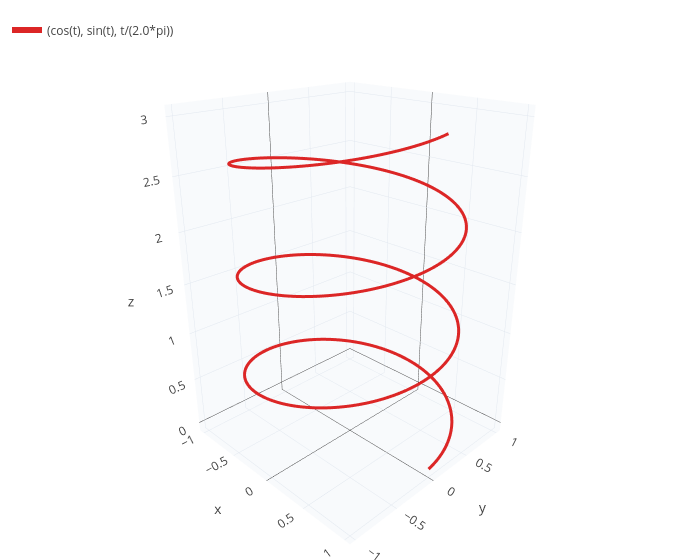

The notebook cell saved with this chart:
### Code cell
parametric3d(cos(t), sin(t), t/(2*pi), t, 0, 6*pi)

### Figure 1 — Plotly figure (JSON) as saved in the notebook; plotly's stock layout.template omitted (floating-point values rounded to 4 significant figures; data arrays with more than 128 entries replaced by an {"elided": "..."} marker saying what was removed)
{"data": [{"line": {"color": "#dc2626", "width": 6}, "mode": "lines", "name": "(cos(t), sin(t), t/(2.0*pi))", "type": "scatter3d", "x": {"elided": "601 float values"}, "y": {"elided": "601 float values"}, "z": {"elided": "601 float values"}}], "layout": {"height": 560, "legend": {"x": 0.01, "y": 0.99}, "margin": {"b": 0, "l": 0, "r": 0, "t": 10}, "scene": {"aspectmode": "data", "camera": {"eye": {"x": 1.6, "y": -1.6, "z": 1.0}}, "xaxis": {"backgroundcolor": "#f8fafc", "gridcolor": "#e2e8f0", "showbackground": true, "title": {"text": "x"}}, "yaxis": {"backgroundcolor": "#f8fafc", "gridcolor": "#e2e8f0", "showbackground": true, "title": {"text": "y"}}, "zaxis": {"backgroundcolor": "#f8fafc", "gridcolor": "#e2e8f0", "showbackground": true, "title": {"text": "z"}}}, "showlegend": true, "title": {"text": ""}, "width": 700}}
